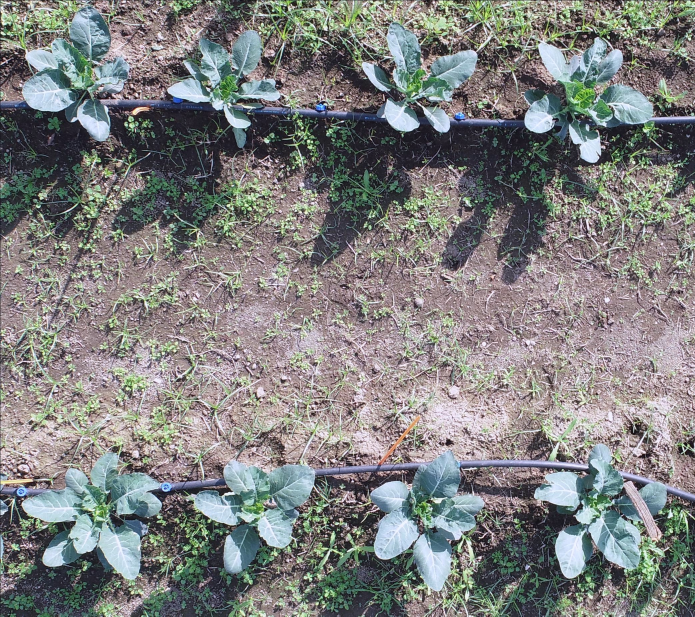
#> input picture IMAGE1.jpeg, 2085 x 1849 px (shown at 1/3 size)
$ jupyter execute 'Random Walker.ipynb'   (older library calls are emulated)
#> lines starting #> are read from the running program, lines starting #| are printed output that depends on the picture
[cell 1]
from skimage import data
import numpy as np
import matplotlib.pyplot as plt
import skimage.segmentation as seg
import skimage.filters as filters
import skimage.draw as draw
import skimage.color as color
from skimage import io
image = io.imread('IMAGE1.jpeg')
#> image is the input picture: shape (1849, 2085, 3); mean R, G, B 127, 127.8, 126.8
plt.imshow(image);

[cell 2]
def image_show(image, nrows=1, ncols=1, cmap='gray'):
    fig, ax = plt.subplots(nrows=nrows, ncols=ncols, figsize=(14, 14))
    ax.imshow(image, cmap='gray')
    ax.axis('off')
    return fig, ax

[cell 3]
image_gray = color.rgb2gray(image)
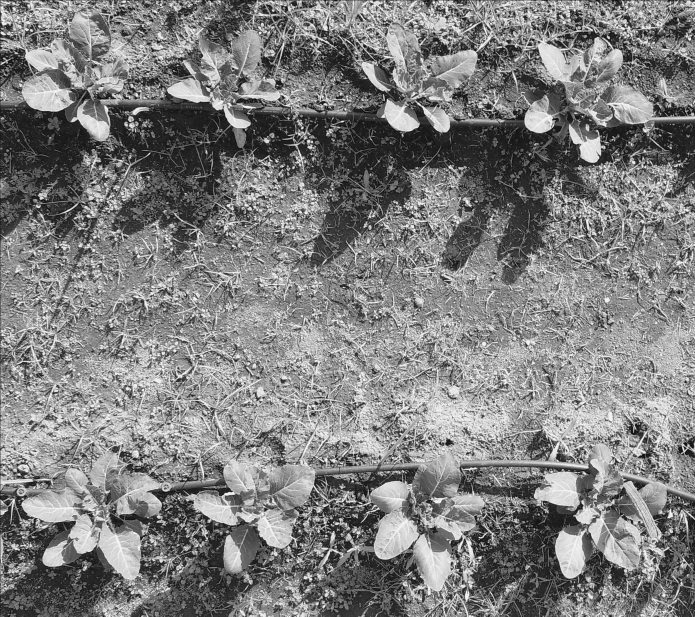
#> image_gray: shape (1849, 2085) float64 (shown at 1/3 size); min 0, max 1, mean 0.5
image_show(image_gray);

[cell 4]
def circle_points(resolution, center, radius):
    """
    Generate points defining a circle on an image.
    """
    radians = np.linspace(0, 2*np.pi, resolution)

    c = center[1] + radius*np.cos(radians)
    r = center[0] + radius*np.sin(radians)

    return np.array([c, r]).T

# Exclude last point because a closed path should not have duplicate points
points = circle_points(200, [1550, 300], 200)[:-1]

[cell 5]
image_labels = np.zeros(image_gray.shape, dtype=np.uint8)
indices = draw.circle_perimeter(1550, 300,200)#from here
image_labels[indices] = 1
image_labels[points[:, 1].astype(np.int), points[:, 0].astype(np.int)] = 2
image_show(image_labels);
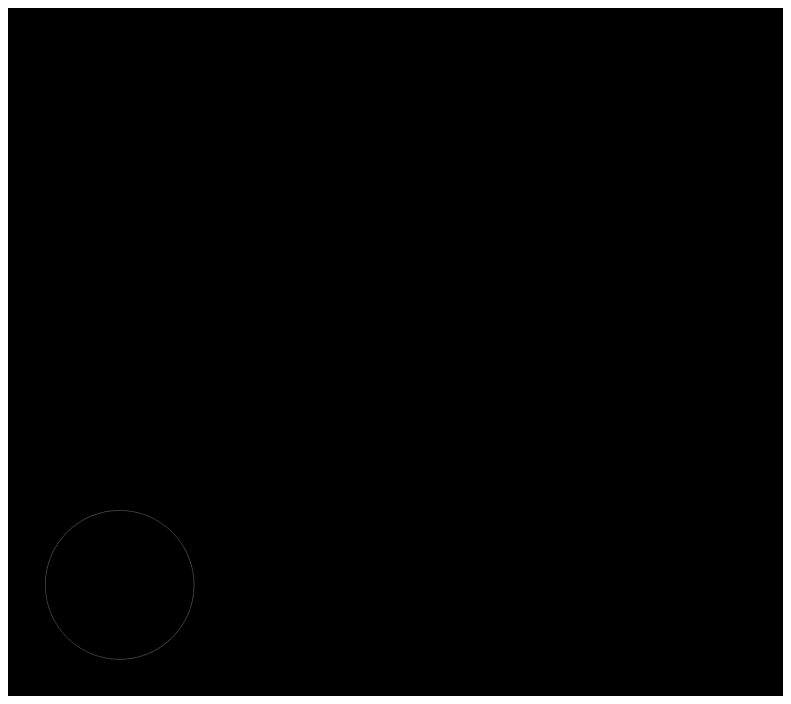
#> figure drawn by matplotlib, 1 panel
